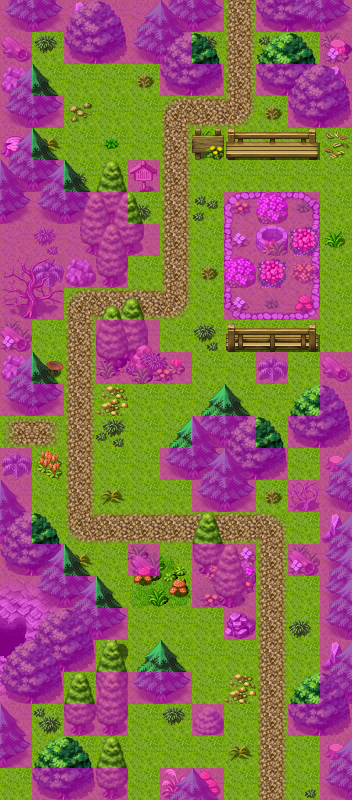

Rendered tile map (Tiled .tmx) drawn with the repository's tilesets; below, a short description and the map source with its tile grids summarised:
An orthogonal 11x25 tile map with 32x32 px tiles, 5 tile layers (Ground, Objects, Above, Top, ...), 62 tilesets and 12 objects (7x spawn, 3x mapchange, sign, key).

<map version="1.8" tiledversion="1.8.4" orientation="orthogonal" renderorder="right-down" width="11" height="25" tilewidth="32" tileheight="32" infinite="0" nextlayerid="10" nextobjectid="13">
 <properties>
  <property name="outdoors" value="1" />
 </properties>
 <tileset firstgid="1" name="map_bed_1" tilewidth="32" tileheight="32" tilecount="128" columns="16">
  <image source="../drawable/map_bed_1.png" width="512" height="256" />
 </tileset>
 <tileset firstgid="129" name="map_border_1" tilewidth="32" tileheight="32" tilecount="128" columns="16">
  <image source="../drawable/map_border_1.png" width="512" height="256" />
 </tileset>
 <tileset firstgid="257" name="map_bridge_1" tilewidth="32" tileheight="32" tilecount="128" columns="16">
  <image source="../drawable/map_bridge_1.png" width="512" height="256" />
 </tileset>
 <tileset firstgid="385" name="map_bridge_2" tilewidth="32" tileheight="32" tilecount="128" columns="16">
  <image source="../drawable/map_bridge_2.png" width="512" height="256" />
 </tileset>
 <tileset firstgid="513" name="map_broken_1" tilewidth="32" tileheight="32" tilecount="128" columns="16">
  <image source="../drawable/map_broken_1.png" width="512" height="256" />
 </tileset>
 <tileset firstgid="641" name="map_cavewall_1" tilewidth="32" tileheight="32" tilecount="108" columns="18">
  <image source="../drawable/map_cavewall_1.png" width="576" height="192" />
 </tileset>
 <tileset firstgid="749" name="map_cavewall_2" tilewidth="32" tileheight="32" tilecount="108" columns="18">
  <image source="../drawable/map_cavewall_2.png" width="576" height="192" />
 </tileset>
 <tileset firstgid="857" name="map_cavewall_3" tilewidth="32" tileheight="32" tilecount="108" columns="18">
  <image source="../drawable/map_cavewall_3.png" width="576" height="192" />
 </tileset>
 <tileset firstgid="965" name="map_cavewall_4" tilewidth="32" tileheight="32" tilecount="108" columns="18">
  <image source="../drawable/map_cavewall_4.png" width="576" height="192" />
 </tileset>
 <tileset firstgid="1073" name="map_chair_table_1" tilewidth="32" tileheight="32" tilecount="128" columns="16">
  <image source="../drawable/map_chair_table_1.png" width="512" height="256" />
 </tileset>
 <tileset firstgid="1201" name="map_chair_table_2" tilewidth="32" tileheight="32" tilecount="128" columns="16">
  <image source="../drawable/map_chair_table_2.png" width="512" height="256" />
 </tileset>
 <tileset firstgid="1329" name="map_crate_1" tilewidth="32" tileheight="32" tilecount="128" columns="16">
  <image source="../drawable/map_crate_1.png" width="512" height="256" />
 </tileset>
 <tileset firstgid="1457" name="map_cupboard_1" tilewidth="32" tileheight="32" tilecount="128" columns="16">
  <image source="../drawable/map_cupboard_1.png" width="512" height="256" />
 </tileset>
 <tileset firstgid="1585" name="map_curtain_1" tilewidth="32" tileheight="32" tilecount="128" columns="16">
  <image source="../drawable/map_curtain_1.png" width="512" height="256" />
 </tileset>
 <tileset firstgid="1713" name="map_entrance_1" tilewidth="32" tileheight="32" tilecount="128" columns="16">
  <image source="../drawable/map_entrance_1.png" width="512" height="256" />
 </tileset>
 <tileset firstgid="1841" name="map_entrance_2" tilewidth="32" tileheight="32" tilecount="128" columns="16">
  <image source="../drawable/map_entrance_2.png" width="512" height="256" />
 </tileset>
 <tileset firstgid="1969" name="map_fence_1" tilewidth="32" tileheight="32" tilecount="128" columns="16">
  <image source="../drawable/map_fence_1.png" width="512" height="256" />
 </tileset>
 <tileset firstgid="2097" name="map_fence_2" tilewidth="32" tileheight="32" tilecount="128" columns="16">
  <image source="../drawable/map_fence_2.png" width="512" height="256" />
 </tileset>
 <tileset firstgid="2225" name="map_fence_3" tilewidth="32" tileheight="32" tilecount="128" columns="16">
  <image source="../drawable/map_fence_3.png" width="512" height="256" />
 </tileset>
 <tileset firstgid="2353" name="map_fence_4" tilewidth="32" tileheight="32" tilecount="128" columns="16">
  <image source="../drawable/map_fence_4.png" width="512" height="256" />
 </tileset>
 <tileset firstgid="2481" name="map_ground_1" tilewidth="32" tileheight="32" tilecount="128" columns="16">
  <image source="../drawable/map_ground_1.png" width="512" height="256" />
 </tileset>
 <tileset firstgid="2609" name="map_ground_2" tilewidth="32" tileheight="32" tilecount="128" columns="16">
  <image source="../drawable/map_ground_2.png" width="512" height="256" />
 </tileset>
 <tileset firstgid="2737" name="map_ground_3" tilewidth="32" tileheight="32" tilecount="128" columns="16">
  <image source="../drawable/map_ground_3.png" width="512" height="256" />
 </tileset>
 <tileset firstgid="2865" name="map_ground_4" tilewidth="32" tileheight="32" tilecount="128" columns="16">
  <image source="../drawable/map_ground_4.png" width="512" height="256" />
 </tileset>
 <tileset firstgid="2993" name="map_ground_5" tilewidth="32" tileheight="32" tilecount="128" columns="16">
  <image source="../drawable/map_ground_5.png" width="512" height="256" />
 </tileset>
 <tileset firstgid="3121" name="map_ground_6" tilewidth="32" tileheight="32" tilecount="128" columns="16">
  <image source="../drawable/map_ground_6.png" width="512" height="256" />
 </tileset>
 <tileset firstgid="3249" name="map_ground_7" tilewidth="32" tileheight="32" tilecount="128" columns="16">
  <image source="../drawable/map_ground_7.png" width="512" height="256" />
 </tileset>
 <tileset firstgid="3377" name="map_ground_8" tilewidth="32" tileheight="32" tilecount="128" columns="16">
  <image source="../drawable/map_ground_8.png" width="512" height="256" />
 </tileset>
 <tileset firstgid="3505" name="map_house_1" tilewidth="32" tileheight="32" tilecount="128" columns="16">
  <image source="../drawable/map_house_1.png" width="512" height="256" />
 </tileset>
 <tileset firstgid="3633" name="map_house_2" tilewidth="32" tileheight="32" tilecount="128" columns="16">
  <image source="../drawable/map_house_2.png" width="512" height="256" />
 </tileset>
 <tileset firstgid="3761" name="map_indoor_1" tilewidth="32" tileheight="32" tilecount="128" columns="16">
  <image source="../drawable/map_indoor_1.png" width="512" height="256" />
 </tileset>
 <tileset firstgid="3889" name="map_indoor_2" tilewidth="32" tileheight="32" tilecount="128" columns="16">
  <image source="../drawable/map_indoor_2.png" width="512" height="256" />
 </tileset>
 <tileset firstgid="4017" name="map_kitchen_1" tilewidth="32" tileheight="32" tilecount="128" columns="16">
  <image source="../drawable/map_kitchen_1.png" width="512" height="256" />
 </tileset>
 <tileset firstgid="4145" name="map_outdoor_1" tilewidth="32" tileheight="32" tilecount="128" columns="16">
  <image source="../drawable/map_outdoor_1.png" width="512" height="256" />
 </tileset>
 <tileset firstgid="4273" name="map_pillar_1" tilewidth="32" tileheight="32" tilecount="128" columns="16">
  <image source="../drawable/map_pillar_1.png" width="512" height="256" />
 </tileset>
 <tileset firstgid="4401" name="map_pillar_2" tilewidth="32" tileheight="32" tilecount="128" columns="16">
  <image source="../drawable/map_pillar_2.png" width="512" height="256" />
 </tileset>
 <tileset firstgid="4529" name="map_plant_1" tilewidth="32" tileheight="32" tilecount="128" columns="16">
  <image source="../drawable/map_plant_1.png" width="512" height="256" />
 </tileset>
 <tileset firstgid="4657" name="map_plant_2" tilewidth="32" tileheight="32" tilecount="128" columns="16">
  <image source="../drawable/map_plant_2.png" width="512" height="256" />
 </tileset>
 <tileset firstgid="4785" name="map_rock_1" tilewidth="32" tileheight="32" tilecount="128" columns="16">
  <image source="../drawable/map_rock_1.png" width="512" height="256" />
 </tileset>
 <tileset firstgid="4913" name="map_rock_2" tilewidth="32" tileheight="32" tilecount="128" columns="16">
  <image source="../drawable/map_rock_2.png" width="512" height="256" />
 </tileset>
 <tileset firstgid="5041" name="map_roof_1" tilewidth="32" tileheight="32" tilecount="128" columns="16">
  <image source="../drawable/map_roof_1.png" width="512" height="256" />
 </tileset>
 <tileset firstgid="5169" name="map_roof_2" tilewidth="32" tileheight="32" tilecount="128" columns="16">
  <image source="../drawable/map_roof_2.png" width="512" height="256" />
 </tileset>
 <tileset firstgid="5297" name="map_roof_3" tilewidth="32" tileheight="32" tilecount="128" columns="16">
  <image source="../drawable/map_roof_3.png" width="512" height="256" />
 </tileset>
 <tileset firstgid="5425" name="map_shop_1" tilewidth="32" tileheight="32" tilecount="128" columns="16">
  <image source="../drawable/map_shop_1.png" width="512" height="256" />
 </tileset>
 <tileset firstgid="5553" name="map_sign_ladder_1" tilewidth="32" tileheight="32" tilecount="128" columns="16">
  <image source="../drawable/map_sign_ladder_1.png" width="512" height="256" />
 </tileset>
 <tileset firstgid="5681" name="map_table_1" tilewidth="32" tileheight="32" tilecount="128" columns="16">
  <image source="../drawable/map_table_1.png" width="512" height="256" />
 </tileset>
 <tileset firstgid="5809" name="map_trail_1" tilewidth="32" tileheight="32" tilecount="128" columns="16">
  <image source="../drawable/map_trail_1.png" width="512" height="256" />
 </tileset>
 <tileset firstgid="5937" name="map_transition_1" tilewidth="32" tileheight="32" tilecount="128" columns="16">
  <image source="../drawable/map_transition_1.png" width="512" height="256" />
 </tileset>
 <tileset firstgid="6065" name="map_transition_2" tilewidth="32" tileheight="32" tilecount="128" columns="16">
  <image source="../drawable/map_transition_2.png" width="512" height="256" />
 </tileset>
 <tileset firstgid="6193" name="map_transition_3" tilewidth="32" tileheight="32" tilecount="128" columns="16">
  <image source="../drawable/map_transition_3.png" width="512" height="256" />
 </tileset>
 <tileset firstgid="6321" name="map_transition_4" tilewidth="32" tileheight="32" tilecount="128" columns="16">
  <image source="../drawable/map_transition_4.png" width="512" height="256" />
 </tileset>
 <tileset firstgid="6449" name="map_transition_5" tilewidth="32" tileheight="32" tilecount="128" columns="16">
  <image source="../drawable/map_transition_5.png" width="512" height="256" />
 </tileset>
 <tileset firstgid="6577" name="map_tree_1" tilewidth="32" tileheight="32" tilecount="128" columns="16">
  <image source="../drawable/map_tree_1.png" width="512" height="256" />
 </tileset>
 <tileset firstgid="6705" name="map_tree_2" tilewidth="32" tileheight="32" tilecount="128" columns="16">
  <image source="../drawable/map_tree_2.png" width="512" height="256" />
 </tileset>
 <tileset firstgid="6833" name="map_wall_1" tilewidth="32" tileheight="32" tilecount="128" columns="16">
  <image source="../drawable/map_wall_1.png" width="512" height="256" />
 </tileset>
 <tileset firstgid="6961" name="map_wall_2" tilewidth="32" tileheight="32" tilecount="120" columns="15">
  <image source="../drawable/map_wall_2.png" width="480" height="256" />
 </tileset>
 <tileset firstgid="7081" name="map_wall_3" tilewidth="32" tileheight="32" tilecount="120" columns="15">
  <image source="../drawable/map_wall_3.png" width="480" height="256" />
 </tileset>
 <tileset firstgid="7201" name="map_wall_4" tilewidth="32" tileheight="32" tilecount="120" columns="15">
  <image source="../drawable/map_wall_4.png" width="480" height="256" />
 </tileset>
 <tileset firstgid="7321" name="map_window_1" tilewidth="32" tileheight="32" tilecount="128" columns="16">
  <image source="../drawable/map_window_1.png" width="512" height="256" />
 </tileset>
 <tileset firstgid="7449" name="map_window_2" tilewidth="32" tileheight="32" tilecount="128" columns="16">
  <image source="../drawable/map_window_2.png" width="512" height="256" />
 </tileset>
 <tileset firstgid="7577" name="map_rock_2" tilewidth="32" tileheight="32" tilecount="128" columns="16">
  <image source="../drawable/map_rock_2.png" width="512" height="256" />
 </tileset>
 <tileset firstgid="7705" name="map_broken_1" tilewidth="32" tileheight="32" tilecount="128" columns="16">
  <image source="../drawable/map_broken_1.png" width="512" height="256" />
 </tileset>
 <layer id="1" name="Ground" width="11" height="25">
  <data>[275 cells, 275 non-empty, 3 distinct tile ids]</data>
 </layer>
 <layer id="2" name="Objects" width="11" height="25">
  <data>[275 cells, 189 non-empty, 77 distinct tile ids]</data>
 </layer>
 <layer id="3" name="Above" width="11" height="25">
  <data>[275 cells, 86 non-empty, 27 distinct tile ids]</data>
 </layer>
 <layer id="4" name="Top" width="11" height="25">
  <data>[275 cells, 0 non-empty, 0 distinct tile ids]</data>
 </layer>
 <layer id="5" name="Walkable" width="11" height="25">
  <data>[275 cells, 129 non-empty, 1 distinct tile ids]</data>
 </layer>
 <objectgroup id="6" name="Mapevents">
  <object id="1" name="sign_way_to_sullengard_east_park" type="sign" x="192" y="128" width="32" height="32" />
  <object id="2" name="north" type="mapchange" x="224" y="0" width="32" height="32">
   <properties>
    <property name="map" value="cabin_norcity_road4" />
    <property name="place" value="south" />
   </properties>
  </object>
  <object id="3" name="south" type="mapchange" x="0" y="768" width="320" height="32">
   <properties>
    <property name="map" value="way_to_sullengard_east2" />
    <property name="place" value="north" />
   </properties>
  </object>
  <object id="4" name="west" type="mapchange" x="0" y="416" width="32" height="32">
   <properties>
    <property name="map" value="haunted_forest1" />
    <property name="place" value="east" />
   </properties>
  </object>
 </objectgroup>
 <objectgroup id="7" name="Spawn" visible="0">
  <object id="5" name="yellow_tooth_spawn1" type="spawn" x="64" y="32" width="128" height="128">
   <properties>
    <property name="quantity" value="2" />
    <property name="spawngroup" value="yellow_tooth" />
   </properties>
  </object>
  <object id="6" name="duleian_hornet_spawn" type="spawn" x="160" y="160" width="64" height="160">
   <properties>
    <property name="quantity" value="2" />
    <property name="spawngroup" value="duleian_hornet" />
   </properties>
  </object>
  <object id="7" name="duleian_hornet_spawn2" type="spawn" x="224" y="96" width="128" height="224">
   <properties>
    <property name="quantity" value="4" />
    <property name="spawngroup" value="duleian_hornet" />
   </properties>
  </object>
  <object id="8" name="duleian_hornet_spawn3" type="spawn" x="64" y="480" width="192" height="128">
   <properties>
    <property name="quantity" value="3" />
    <property name="spawngroup" value="duleian_hornet" />
   </properties>
  </object>
  <object id="9" name="yellow_tooth_spawn2" type="spawn" x="128" y="608" width="192" height="128">
   <properties>
    <property name="quantity" value="3" />
    <property name="spawngroup" value="yellow_tooth" />
   </properties>
  </object>
  <object id="10" name="poisonous_jitterfly_spawn" type="spawn" x="32" y="320" width="64" height="64">
   <properties>
    <property name="quantity" value="2" />
    <property name="spawngroup" value="poisonous_jitterfly" />
   </properties>
  </object>
  <object id="11" name="yellow_tooth_king_spawn" type="spawn" x="224" y="64" width="32" height="32">
   <properties>
    <property name="spawngroup" value="yellow_tooth_king" />
   </properties>
  </object>
 </objectgroup>
 <objectgroup id="8" name="Keys">
  <object id="12" name="gabriel0" type="key" x="0" y="416" width="32" height="32">
   <properties>
    <property name="phrase" value="daw_haunted_enterance" />
    <property name="requireId" value="dead_walking" />
    <property name="requireType" value="questProgress" />
    <property name="requireValue" value="0" />
   </properties>
  </object>
 </objectgroup>
 <objectgroup id="9" name="Replace" />
</map>
